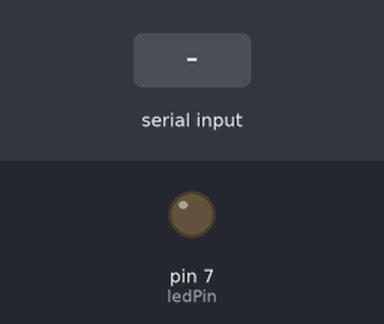
The sketch below on a simulated Arduino Uno, built with avr-gcc and run on an emulated ATmega328P. Parts: output pins drawn as LEDs (lit = HIGH). Inputs (shaded band) come from the test bench.

Above: at 1.2 s.
1.3 s: "1" received over Serial
At 1.9 s:
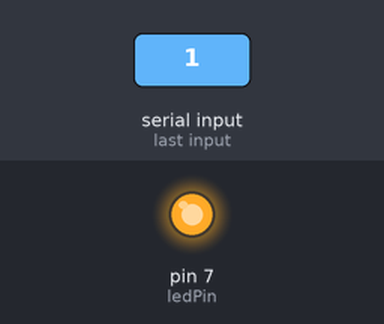
2.9 s: "0" received over Serial
At 4.3 s:
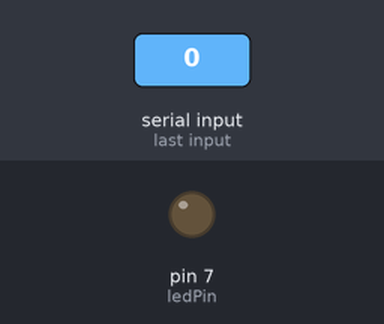
Timing chart, 0 to 5.9 s (numbered marks = the images above; inputs shaded):
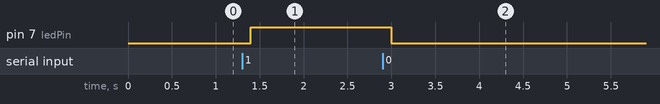

Measured:
- after the input at 1.3 s, pin 7 (ledPin): LOW → HIGH after 0.10 s
- after the input at 2.9 s, pin 7 (ledPin): HIGH → LOW after 0.10 s

The sketch:

acender_led.ino
```cpp
//acender led

int ledPin = 7;
char estado;


void setup()
{
  Serial.begin (9600);
  pinMode (ledPin, OUTPUT);
}

void loop()
{
  if (Serial.available () > 0)
  {
    estado = Serial.read ();
  }


  if (estado == '1')
  {
    digitalWrite (ledPin, HIGH);
  }

   if (estado == '0')
  {
    digitalWrite (ledPin, LOW);
  }

  delay(200);
}
```
